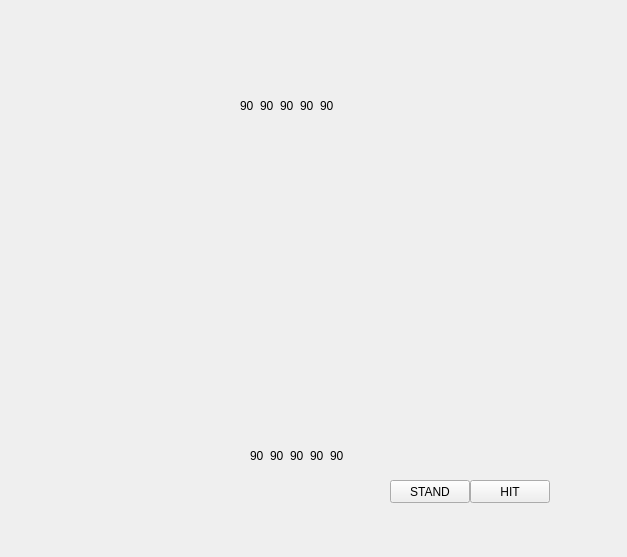
<?xml version="1.0" encoding="UTF-8"?>
<ui version="4.0">
 <class>MainWindow</class>
 <widget class="QMainWindow" name="MainWindow">
  <property name="enabled">
   <bool>true</bool>
  </property>
  <property name="geometry">
   <rect>
    <x>0</x>
    <y>0</y>
    <width>627</width>
    <height>557</height>
   </rect>
  </property>
  <property name="windowTitle">
   <string>MainWindow</string>
  </property>
  <widget class="QWidget" name="centralWidget">
   <widget class="QPushButton" name="pushButton_stand">
    <property name="geometry">
     <rect>
      <x>390</x>
      <y>480</y>
      <width>80</width>
      <height>23</height>
     </rect>
    </property>
    <property name="text">
     <string>STAND</string>
    </property>
   </widget>
   <widget class="QPushButton" name="pushButton_hit">
    <property name="geometry">
     <rect>
      <x>470</x>
      <y>480</y>
      <width>80</width>
      <height>23</height>
     </rect>
    </property>
    <property name="text">
     <string>HIT</string>
    </property>
   </widget>
   <widget class="QLabel" name="label_1">
    <property name="geometry">
     <rect>
      <x>250</x>
      <y>420</y>
      <width>16</width>
      <height>71</height>
     </rect>
    </property>
    <property name="text">
     <string>90</string>
    </property>
   </widget>
   <widget class="QLabel" name="label_2">
    <property name="geometry">
     <rect>
      <x>270</x>
      <y>420</y>
      <width>16</width>
      <height>71</height>
     </rect>
    </property>
    <property name="text">
     <string>90</string>
    </property>
   </widget>
   <widget class="QLabel" name="label_3">
    <property name="geometry">
     <rect>
      <x>290</x>
      <y>420</y>
      <width>16</width>
      <height>71</height>
     </rect>
    </property>
    <property name="text">
     <string>90</string>
    </property>
   </widget>
   <widget class="QLabel" name="label_4">
    <property name="geometry">
     <rect>
      <x>310</x>
      <y>420</y>
      <width>16</width>
      <height>71</height>
     </rect>
    </property>
    <property name="text">
     <string>90</string>
    </property>
   </widget>
   <widget class="QLabel" name="label_5">
    <property name="geometry">
     <rect>
      <x>330</x>
      <y>420</y>
      <width>16</width>
      <height>71</height>
     </rect>
    </property>
    <property name="text">
     <string>90</string>
    </property>
   </widget>
   <widget class="QLabel" name="label">
    <property name="geometry">
     <rect>
      <x>240</x>
      <y>390</y>
      <width>141</width>
      <height>20</height>
     </rect>
    </property>
    <property name="text">
     <string/>
    </property>
   </widget>
   <widget class="QLabel" name="enemy_label_3">
    <property name="geometry">
     <rect>
      <x>280</x>
      <y>70</y>
      <width>16</width>
      <height>71</height>
     </rect>
    </property>
    <property name="text">
     <string>90</string>
    </property>
   </widget>
   <widget class="QLabel" name="enemy_label_5">
    <property name="geometry">
     <rect>
      <x>320</x>
      <y>70</y>
      <width>16</width>
      <height>71</height>
     </rect>
    </property>
    <property name="text">
     <string>90</string>
    </property>
   </widget>
   <widget class="QLabel" name="enemy_label_1">
    <property name="geometry">
     <rect>
      <x>240</x>
      <y>70</y>
      <width>16</width>
      <height>71</height>
     </rect>
    </property>
    <property name="text">
     <string>90</string>
    </property>
   </widget>
   <widget class="QLabel" name="enemy_label_4">
    <property name="geometry">
     <rect>
      <x>300</x>
      <y>70</y>
      <width>16</width>
      <height>71</height>
     </rect>
    </property>
    <property name="text">
     <string>90</string>
    </property>
   </widget>
   <widget class="QLabel" name="enemy_label_2">
    <property name="geometry">
     <rect>
      <x>260</x>
      <y>70</y>
      <width>16</width>
      <height>71</height>
     </rect>
    </property>
    <property name="text">
     <string>90</string>
    </property>
   </widget>
   <widget class="QLabel" name="enemy_label">
    <property name="geometry">
     <rect>
      <x>220</x>
      <y>50</y>
      <width>141</width>
      <height>20</height>
     </rect>
    </property>
    <property name="text">
     <string/>
    </property>
   </widget>
  </widget>
 </widget>
 <layoutdefault spacing="6" margin="11"/>
 <resources/>
 <connections/>
</ui>
